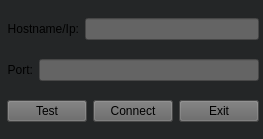
<?xml version="1.0" encoding="UTF-8"?>
<ui version="4.0">
 <class>conn</class>
 <widget class="QMainWindow" name="conn">
  <property name="geometry">
   <rect>
    <x>0</x>
    <y>0</y>
    <width>263</width>
    <height>139</height>
   </rect>
  </property>
  <property name="palette">
   <palette>
    <active>
     <colorrole role="WindowText">
      <brush brushstyle="SolidPattern">
       <color alpha="255">
        <red>255</red>
        <green>255</green>
        <blue>255</blue>
       </color>
      </brush>
     </colorrole>
     <colorrole role="Button">
      <brush brushstyle="SolidPattern">
       <color alpha="255">
        <red>36</red>
        <green>38</green>
        <blue>39</blue>
       </color>
      </brush>
     </colorrole>
     <colorrole role="Light">
      <brush brushstyle="SolidPattern">
       <color alpha="255">
        <red>54</red>
        <green>57</green>
        <blue>58</blue>
       </color>
      </brush>
     </colorrole>
     <colorrole role="Midlight">
      <brush brushstyle="SolidPattern">
       <color alpha="255">
        <red>45</red>
        <green>47</green>
        <blue>48</blue>
       </color>
      </brush>
     </colorrole>
     <colorrole role="Dark">
      <brush brushstyle="SolidPattern">
       <color alpha="255">
        <red>18</red>
        <green>19</green>
        <blue>19</blue>
       </color>
      </brush>
     </colorrole>
     <colorrole role="Mid">
      <brush brushstyle="SolidPattern">
       <color alpha="255">
        <red>24</red>
        <green>25</green>
        <blue>26</blue>
       </color>
      </brush>
     </colorrole>
     <colorrole role="Text">
      <brush brushstyle="SolidPattern">
       <color alpha="255">
        <red>255</red>
        <green>255</green>
        <blue>255</blue>
       </color>
      </brush>
     </colorrole>
     <colorrole role="BrightText">
      <brush brushstyle="SolidPattern">
       <color alpha="255">
        <red>255</red>
        <green>255</green>
        <blue>255</blue>
       </color>
      </brush>
     </colorrole>
     <colorrole role="ButtonText">
      <brush brushstyle="SolidPattern">
       <color alpha="255">
        <red>255</red>
        <green>255</green>
        <blue>255</blue>
       </color>
      </brush>
     </colorrole>
     <colorrole role="Base">
      <brush brushstyle="SolidPattern">
       <color alpha="255">
        <red>0</red>
        <green>0</green>
        <blue>0</blue>
       </color>
      </brush>
     </colorrole>
     <colorrole role="Window">
      <brush brushstyle="SolidPattern">
       <color alpha="255">
        <red>36</red>
        <green>38</green>
        <blue>39</blue>
       </color>
      </brush>
     </colorrole>
     <colorrole role="Shadow">
      <brush brushstyle="SolidPattern">
       <color alpha="255">
        <red>0</red>
        <green>0</green>
        <blue>0</blue>
       </color>
      </brush>
     </colorrole>
     <colorrole role="AlternateBase">
      <brush brushstyle="SolidPattern">
       <color alpha="255">
        <red>18</red>
        <green>19</green>
        <blue>19</blue>
       </color>
      </brush>
     </colorrole>
     <colorrole role="ToolTipBase">
      <brush brushstyle="SolidPattern">
       <color alpha="255">
        <red>255</red>
        <green>255</green>
        <blue>220</blue>
       </color>
      </brush>
     </colorrole>
     <colorrole role="ToolTipText">
      <brush brushstyle="SolidPattern">
       <color alpha="255">
        <red>0</red>
        <green>0</green>
        <blue>0</blue>
       </color>
      </brush>
     </colorrole>
    </active>
    <inactive>
     <colorrole role="WindowText">
      <brush brushstyle="SolidPattern">
       <color alpha="255">
        <red>255</red>
        <green>255</green>
        <blue>255</blue>
       </color>
      </brush>
     </colorrole>
     <colorrole role="Button">
      <brush brushstyle="SolidPattern">
       <color alpha="255">
        <red>36</red>
        <green>38</green>
        <blue>39</blue>
       </color>
      </brush>
     </colorrole>
     <colorrole role="Light">
      <brush brushstyle="SolidPattern">
       <color alpha="255">
        <red>54</red>
        <green>57</green>
        <blue>58</blue>
       </color>
      </brush>
     </colorrole>
     <colorrole role="Midlight">
      <brush brushstyle="SolidPattern">
       <color alpha="255">
        <red>45</red>
        <green>47</green>
        <blue>48</blue>
       </color>
      </brush>
     </colorrole>
     <colorrole role="Dark">
      <brush brushstyle="SolidPattern">
       <color alpha="255">
        <red>18</red>
        <green>19</green>
        <blue>19</blue>
       </color>
      </brush>
     </colorrole>
     <colorrole role="Mid">
      <brush brushstyle="SolidPattern">
       <color alpha="255">
        <red>24</red>
        <green>25</green>
        <blue>26</blue>
       </color>
      </brush>
     </colorrole>
     <colorrole role="Text">
      <brush brushstyle="SolidPattern">
       <color alpha="255">
        <red>255</red>
        <green>255</green>
        <blue>255</blue>
       </color>
      </brush>
     </colorrole>
     <colorrole role="BrightText">
      <brush brushstyle="SolidPattern">
       <color alpha="255">
        <red>255</red>
        <green>255</green>
        <blue>255</blue>
       </color>
      </brush>
     </colorrole>
     <colorrole role="ButtonText">
      <brush brushstyle="SolidPattern">
       <color alpha="255">
        <red>255</red>
        <green>255</green>
        <blue>255</blue>
       </color>
      </brush>
     </colorrole>
     <colorrole role="Base">
      <brush brushstyle="SolidPattern">
       <color alpha="255">
        <red>0</red>
        <green>0</green>
        <blue>0</blue>
       </color>
      </brush>
     </colorrole>
     <colorrole role="Window">
      <brush brushstyle="SolidPattern">
       <color alpha="255">
        <red>36</red>
        <green>38</green>
        <blue>39</blue>
       </color>
      </brush>
     </colorrole>
     <colorrole role="Shadow">
      <brush brushstyle="SolidPattern">
       <color alpha="255">
        <red>0</red>
        <green>0</green>
        <blue>0</blue>
       </color>
      </brush>
     </colorrole>
     <colorrole role="AlternateBase">
      <brush brushstyle="SolidPattern">
       <color alpha="255">
        <red>18</red>
        <green>19</green>
        <blue>19</blue>
       </color>
      </brush>
     </colorrole>
     <colorrole role="ToolTipBase">
      <brush brushstyle="SolidPattern">
       <color alpha="255">
        <red>255</red>
        <green>255</green>
        <blue>220</blue>
       </color>
      </brush>
     </colorrole>
     <colorrole role="ToolTipText">
      <brush brushstyle="SolidPattern">
       <color alpha="255">
        <red>0</red>
        <green>0</green>
        <blue>0</blue>
       </color>
      </brush>
     </colorrole>
    </inactive>
    <disabled>
     <colorrole role="WindowText">
      <brush brushstyle="SolidPattern">
       <color alpha="255">
        <red>18</red>
        <green>19</green>
        <blue>19</blue>
       </color>
      </brush>
     </colorrole>
     <colorrole role="Button">
      <brush brushstyle="SolidPattern">
       <color alpha="255">
        <red>36</red>
        <green>38</green>
        <blue>39</blue>
       </color>
      </brush>
     </colorrole>
     <colorrole role="Light">
      <brush brushstyle="SolidPattern">
       <color alpha="255">
        <red>54</red>
        <green>57</green>
        <blue>58</blue>
       </color>
      </brush>
     </colorrole>
     <colorrole role="Midlight">
      <brush brushstyle="SolidPattern">
       <color alpha="255">
        <red>45</red>
        <green>47</green>
        <blue>48</blue>
       </color>
      </brush>
     </colorrole>
     <colorrole role="Dark">
      <brush brushstyle="SolidPattern">
       <color alpha="255">
        <red>18</red>
        <green>19</green>
        <blue>19</blue>
       </color>
      </brush>
     </colorrole>
     <colorrole role="Mid">
      <brush brushstyle="SolidPattern">
       <color alpha="255">
        <red>24</red>
        <green>25</green>
        <blue>26</blue>
       </color>
      </brush>
     </colorrole>
     <colorrole role="Text">
      <brush brushstyle="SolidPattern">
       <color alpha="255">
        <red>18</red>
        <green>19</green>
        <blue>19</blue>
       </color>
      </brush>
     </colorrole>
     <colorrole role="BrightText">
      <brush brushstyle="SolidPattern">
       <color alpha="255">
        <red>255</red>
        <green>255</green>
        <blue>255</blue>
       </color>
      </brush>
     </colorrole>
     <colorrole role="ButtonText">
      <brush brushstyle="SolidPattern">
       <color alpha="255">
        <red>18</red>
        <green>19</green>
        <blue>19</blue>
       </color>
      </brush>
     </colorrole>
     <colorrole role="Base">
      <brush brushstyle="SolidPattern">
       <color alpha="255">
        <red>36</red>
        <green>38</green>
        <blue>39</blue>
       </color>
      </brush>
     </colorrole>
     <colorrole role="Window">
      <brush brushstyle="SolidPattern">
       <color alpha="255">
        <red>36</red>
        <green>38</green>
        <blue>39</blue>
       </color>
      </brush>
     </colorrole>
     <colorrole role="Shadow">
      <brush brushstyle="SolidPattern">
       <color alpha="255">
        <red>0</red>
        <green>0</green>
        <blue>0</blue>
       </color>
      </brush>
     </colorrole>
     <colorrole role="AlternateBase">
      <brush brushstyle="SolidPattern">
       <color alpha="255">
        <red>36</red>
        <green>38</green>
        <blue>39</blue>
       </color>
      </brush>
     </colorrole>
     <colorrole role="ToolTipBase">
      <brush brushstyle="SolidPattern">
       <color alpha="255">
        <red>255</red>
        <green>255</green>
        <blue>220</blue>
       </color>
      </brush>
     </colorrole>
     <colorrole role="ToolTipText">
      <brush brushstyle="SolidPattern">
       <color alpha="255">
        <red>0</red>
        <green>0</green>
        <blue>0</blue>
       </color>
      </brush>
     </colorrole>
    </disabled>
   </palette>
  </property>
  <property name="windowTitle">
   <string>MainWindow</string>
  </property>
  <property name="styleSheet">
   <string notr="true">QPushButton {
	background-color: rgb(100, 100, 100);
}
QLineEdit{
	color: rgb(255, 255, 255);
	background-color: rgb(100, 100, 100);
	
}</string>
  </property>
  <widget class="QWidget" name="centralwidget">
   <widget class="QWidget" name="layoutWidget">
    <property name="geometry">
     <rect>
      <x>7</x>
      <y>5</y>
      <width>252</width>
      <height>131</height>
     </rect>
    </property>
    <layout class="QVBoxLayout" name="verticalLayout">
     <item>
      <layout class="QHBoxLayout" name="horizontalLayout">
       <item>
        <widget class="QLabel" name="label">
         <property name="text">
          <string>Hostname/Ip:</string>
         </property>
         <property name="alignment">
          <set>Qt::AlignRight|Qt::AlignTrailing|Qt::AlignVCenter</set>
         </property>
        </widget>
       </item>
       <item>
        <widget class="QLineEdit" name="lineEdit"/>
       </item>
      </layout>
     </item>
     <item>
      <layout class="QHBoxLayout" name="horizontalLayout_2">
       <item>
        <widget class="QLabel" name="label_2">
         <property name="layoutDirection">
          <enum>Qt::LeftToRight</enum>
         </property>
         <property name="text">
          <string>Port:</string>
         </property>
         <property name="alignment">
          <set>Qt::AlignRight|Qt::AlignTrailing|Qt::AlignVCenter</set>
         </property>
        </widget>
       </item>
       <item>
        <widget class="QLineEdit" name="lineEdit_2"/>
       </item>
      </layout>
     </item>
     <item>
      <layout class="QHBoxLayout" name="horizontalLayout_3">
       <item>
        <widget class="QPushButton" name="pushButton">
         <property name="text">
          <string>Test</string>
         </property>
        </widget>
       </item>
       <item>
        <widget class="QPushButton" name="pushButton_2">
         <property name="text">
          <string>Connect</string>
         </property>
        </widget>
       </item>
       <item>
        <widget class="QPushButton" name="pushButton_3">
         <property name="text">
          <string>Exit</string>
         </property>
        </widget>
       </item>
      </layout>
     </item>
    </layout>
   </widget>
  </widget>
 </widget>
 <resources/>
 <connections/>
</ui>
